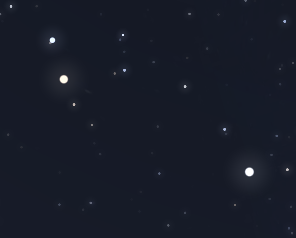
#> input picture ursa_minor.png, 296 x 238 px, found by its file name
$ jupyter execute star_Detection.ipynb
#> lines starting #> are read from the running program, lines starting #| are printed output that depends on the picture; after the words box and inside, x2 and y2 are one past the last pixel; in counts of white or black regions, pixels touching at a corner belong together
不理想

[cell 1]
import cv2
import numpy as np
from matplotlib import pyplot as plt
from skimage.feature import blob_log
import plotly.express as px
import pandas as pd

[cell 2]
skyfile = '/Users/apple/Desktop/CSE881/project/dataset/URSA_MINOR/ursa_minor.png'
img_gray = cv2.imread(skyfile,cv2.IMREAD_GRAYSCALE)
#> img_gray: shape (238, 296); min 25, max 255, mean 27.2

f = np.fft.fft2(img_gray)
fshift = np.fft.fftshift(f)

# for visualization purposes
magnitude_spectrum = 20*np.log(np.abs(fshift))
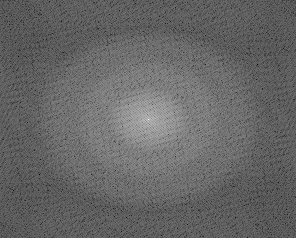
#> magnitude_spectrum: shape (238, 296) float64; min 24.59, max 289.3, mean 131.3; drawn with min black and max white
rows, cols = img_gray.shape
#> rows = 238; cols = 296
crow,ccol = rows/2 , cols/2
#> crow = 119; ccol = 148

hpfmasksize = 30
fshift[int(crow-hpfmasksize):int(crow+hpfmasksize), int(ccol-hpfmasksize):int(ccol+hpfmasksize)] = 0
f_ishift = np.fft.ifftshift(fshift)
img_back = np.fft.ifft2(f_ishift)
img_back = np.abs(img_back)
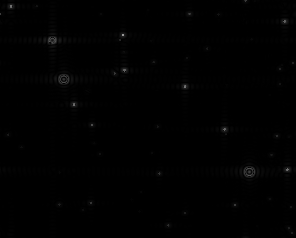
#> img_back: shape (238, 296) float64; min 0.000673, max 153.8, mean 1.3
icutoff = 80.0
ifinal_high = 200.0
ifinal_low = 0.0

for p in range(0,rows):
	for q in range(0,cols):
		if  (img_back[p][q] >= icutoff):
			img_back[p][q] = ifinal_high
		else:
			img_back[p][q] = ifinal_low
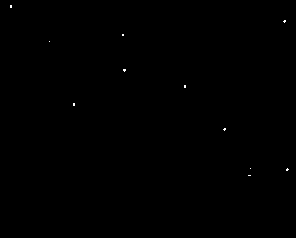
#> img_back: shape (238, 296) float64; values 0 (black) and 200 (white), 0.07% white in thin lines or dots, all inside (x1, y1, x2, y2) = (10, 5, 289, 176)


img_back = cv2.convertScaleAbs(img_back)
img_gray_flipped = cv2.flip(img_back, 0)
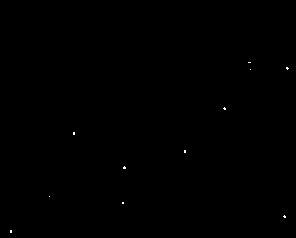
#> img_gray_flipped: shape (238, 296); values 0 (black) and 200 (white), 0.07% white in thin lines or dots, all inside (x1, y1, x2, y2) = (10, 62, 289, 233)
blobs = blob_log(img_gray_flipped, max_sigma=30, num_sigma=10, threshold=.2)
#> blobs = [[68, 287, 1], [108, 224, 1], [167, 124, 1], [216, 284, 1], [133, 74, 1], [151, 185, 1], [231, 11, 1], [62, 249, 1], [203, 123, 1], [69, 250, 1], [196, 49, 1]]
y = blobs[:, 0]
#> y = [68, 108, 167, 216, 133, 151, 231, 62, 203, 69, 196]
x = blobs[:, 1]
#> x = [287, 224, 124, 284, 74, 185, 11, 249, 123, 250, 49]
r = blobs[:, 2]
#> r = [1, 1, 1, 1, 1, 1, 1, 1, 1, 1, 1]
df = pd.DataFrame({"x": x, "y": y, "r": r})
#> df = table of 11 rows and 3 columns
df
#> Out = table of 11 rows and 3 columns

[cell 3]
sky_image = plt.figure(figsize=(10, 10), dpi=100)
ax = sky_image.add_subplot(111)
for index, row in df.iterrows():
    x, y, radius = row['x'], row['y'], row['r']
    circle = plt.Circle((x, y), radius, color='white', alpha=1.0, edgecolor='none', zorder=10)
    ax.add_artist(circle)
#> this loop made 11 passes
#> (x, y) on passes 1 to 11: (287, 68), (224, 108), (124, 167), (284, 216), (74, 133), (185, 151), (11, 231), (249, 62), (123, 203), (250, 69), (49, 196)

# Customize the appearance of the sky (e.g., background color)
ax.set_xlim(0, 300)
ax.set_ylim(0, 300)
ax.set_aspect('equal')
ax.set_facecolor('black')  # Set the background color to black (representing the night sky)

# Remove axis labels and ticks
ax.set_xticks([])
ax.set_yticks([])
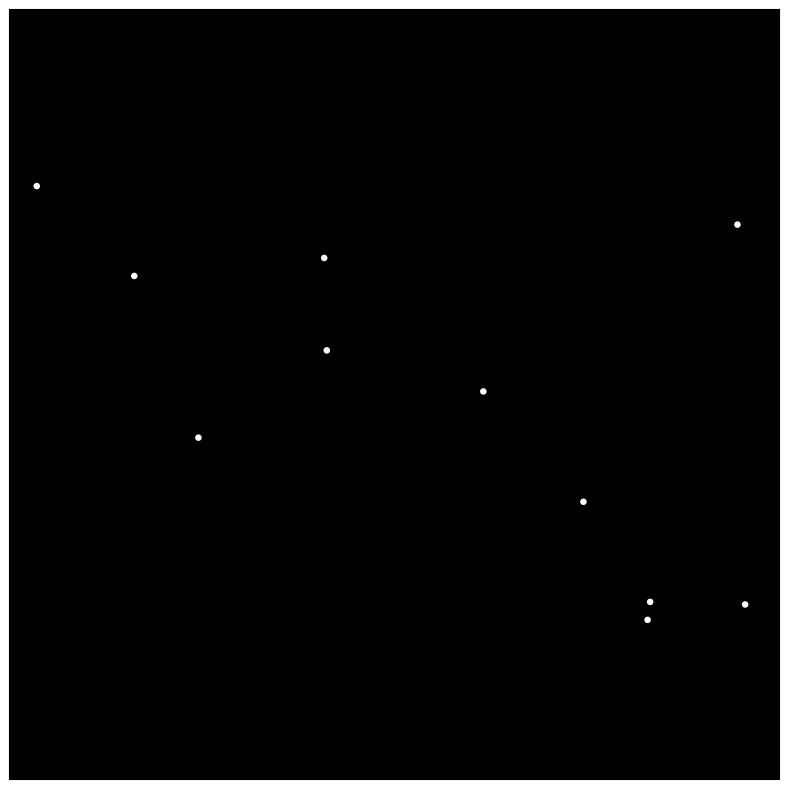
#> figure drawn by matplotlib, 1 panel

[cell 4]
skyfile = '/Users/apple/Desktop/CSE881/project/dataset/URSA_MINOR/ursa_minor.png'
img_gray = cv2.imread(skyfile,cv2.IMREAD_GRAYSCALE)
img_gray_flipped = cv2.flip(img_gray, 0)
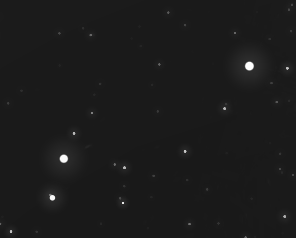
#> img_gray_flipped: shape (238, 296); min 25, max 255, mean 27.2
blobs = blob_log(img_gray_flipped, max_sigma=30, num_sigma=10, threshold=.2)
#> blobs = [[66, 249, 4.22], [158, 63, 4.22], [68, 287, 1], [151, 185, 1], [167, 124, 1], [108, 224, 1], [203, 123, 1], [231, 11, 1], [216, 284, 1], [133, 74, 1], [197, 52, 4.22]]
y = blobs[:, 0]
#> y = [66, 158, 68, 151, 167, 108, 203, 231, 216, 133, 197]
x = blobs[:, 1]
#> x = [249, 63, 287, 185, 124, 224, 123, 11, 284, 74, 52]
r = blobs[:, 2]
#> r = [4.22, 4.22, 1, 1, 1, 1, 1, 1, 1, 1, 4.22]
df = pd.DataFrame({"x": x, "y": y, "r": r})
df
#> Out = table of 11 rows and 3 columns

[cell 5]
sky_image = plt.figure(figsize=(10, 10), dpi=100)
ax = sky_image.add_subplot(111)
for index, row in df.iterrows():
    x, y, radius = row['x'], row['y'], row['r']
    circle = plt.Circle((x, y), radius, color='white', alpha=1.0, edgecolor='none', zorder=10)
    ax.add_artist(circle)
#> this loop made 11 passes
#> (x, y, radius) on passes 1 to 11: (249, 66, 4.22), (63, 158, 4.22), (287, 68, 1), (185, 151, 1), (124, 167, 1), (224, 108, 1), (123, 203, 1), (11, 231, 1), (284, 216, 1), (74, 133, 1), (52, 197, 4.22)

# Customize the appearance of the sky (e.g., background color)
ax.set_xlim(0, 300)
ax.set_ylim(0, 300)
ax.set_aspect('equal')
ax.set_facecolor('black')  # Set the background color to black (representing the night sky)

# Remove axis labels and ticks
ax.set_xticks([])
ax.set_yticks([])
